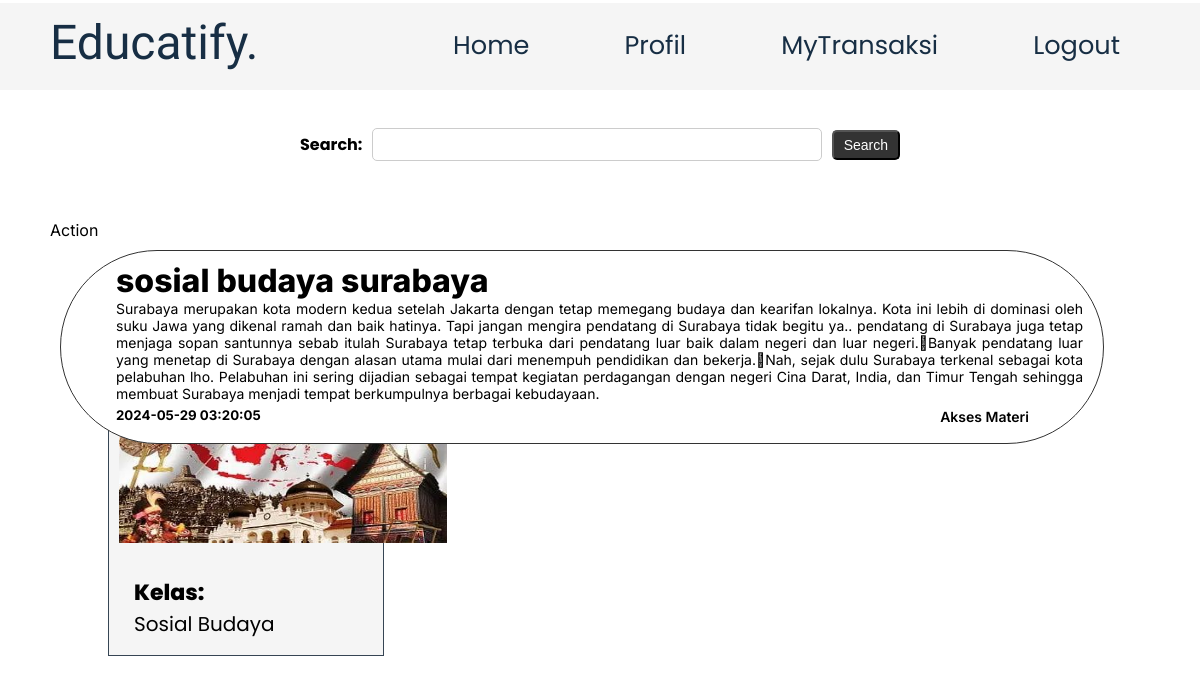
Page /user/kelas.php?id_kelas=16 (signed in) on the committed database.
### tables this page shows
CREATE TABLE `kelas` (
  `id_kelas` int(11) NOT NULL,
  `nama_kelas` varchar(100) NOT NULL,
  `id_user` int(11) NOT NULL,
  `harga` int(30) NOT NULL,
  `image` varchar(100) NOT NULL
);

CREATE TABLE `materi` (
  `id_materi` int(11) NOT NULL,
  `nama_materi` varchar(100) NOT NULL,
  `id_kelas` int(11) NOT NULL,
  `waktu` datetime NOT NULL,
  `rangkuman` text NOT NULL,
  `isi_materi` text NOT NULL,
  `file_materi` varchar(100) NOT NULL
);

### user/kelas.php (the view, shortened to what this page needs)
<!DOCTYPE html>
<html lang="en">
<head>
    <link rel="stylesheet" href="kelas.css">
</head>
<body>
    <?php
    include 'navbaruser.php';
    include '../koneksi.php';
    $id_user = $_SESSION["id_user"];
    $id_kelas = $_GET['id_kelas']; ?>
    <form action="search.php" method="post">
        <label for="search">Search:</label>
        <input type="text" id="search" name="search">
        <input type="submit" value="Search" name="submit">
    </form>
    <?php
    $query_kelas = mysqli_query($mysqli, "SELECT * FROM kelas WHERE id_kelas='$id_kelas'");
    $data_kelas = mysqli_fetch_assoc($query_kelas);
    ?>
    <div class="kotak1">
        <div class="kelas">
            <img src="<?php echo '../admin/uploads/images/' . basename($data_kelas['image']); ?>">
            <br>
            <h3>Kelas:</h3>
            <p><?php echo htmlspecialchars($data_kelas['nama_kelas']); ?></p>
        </div>
    </div>
    <?php
    $sql_join = "SELECT *
            FROM transaksi
            JOIN kelas ON transaksi.id_kelas = kelas.id_kelas
            JOIN user ON transaksi.id_user = user.id_user where transaksi.id_user = $id_user and transaksi.id_kelas = $id_kelas and transaksi.status = 'paid'
            ";
    $query_join = mysqli_query($mysqli, $sql_join) or die(mysqli_error($mysqli));
    $cek = mysqli_num_rows($query_join);
    ?>
    <div class="container">
        <?php if ($cek > 0) {
            echo '<th>Action</th>';
        } ?>
        <?php
        $query_mysqli = mysqli_query($mysqli, "SELECT * FROM materi WHERE id_kelas=$id_kelas");
        while ($data = mysqli_fetch_array($query_mysqli)) {
            ?>
            <div class="materi">
                <h2><?php echo $data["nama_materi"]; ?></h2>
                <?php if ($cek > 0) {
                    echo '<a href="materi.php?id_kelas=' . $id_kelas . '&id_materi=' . $data["id_materi"] . '">Akses Materi</a>';
                } ?>
                <p><?php echo $data["rangkuman"]; ?></p>
                <h5><?php echo $data["waktu"]; ?></h5>
            <?php } ?>
        </div>
    </div>
</body>
</html>

### user/kelas.css (style rules this page uses)
* { margin: 0; padding: 0; box-sizing: border-box; }
html { scroll-behavior: smooth; }
form { display: flex; align-items: center; max-width: 600px; margin: 8rem auto; border-radius: 10px; }
input[type="text"] { width: 100%; padding: 8px; margin-bottom: 10px; border: 1px solid #ccc; border-radius: 5px; }
input[type="submit"] { padding: 5px 10px; background-color: #333; color: white; border-radius: 5px; cursor: pointer; font-size: 14px; margin-bottom: 10px; margin-left: 10px; }
label { margin-right: 10px; font-family: "poppins"; margin-bottom: 10px; font-weight: bold; }
.container { font-family: "inter"; display: grid; grid-template-columns: repeat(1, 1fr); position: absolute; top: 12.5rem; margin: 0 50px 0 50px; justify-content: right; right: 3%; margin-top: 20px; }
.materi { background-color: #fff; border: 1px solid #333; border-radius: 100px; padding: 10px 20px 10px 20px; margin: 10px; }
.materi p, a, h2, h5 { margin-left: 35px; text-align: justify; }
.materi h2 { font-weight: 800; font-size: 32px; }
.materi h5 { margin-bottom: 10px; }
.materi p, a { font-size: 14px; margin-bottom: 5px; text-decoration: none; color: #000; }
.materi a { position: absolute; bottom: 1.5rem; font-weight: 600; right: 8%; }
.kotak1 { height: 20rem; position: absolute; left: 9%; bottom: 9rem; width: 23%; display: grid; border: 1px solid #364554; background-color: #f5f5f5; padding: 50.5px 1px 50px 11px; box-sizing: border-box; }
.kelas { position: absolute; bottom: 1rem; margin: 0 10px 0 10px; align-items: center; }
.kelas img { position: absolute; bottom: 6rem; width: 20.5rem; height: 12rem; }
.kelas h3 { font-size: 22px; font-family: "poppins"; font-weight: 800; margin-left: 15px; }
.kelas p { margin-left: 15px; font-size: 20px; font-family: "poppins"; font-weight: 400; }

### rows in the picture
kelas: image (picture), nama_kelas "Sosial Budaya"
materi: nama_materi "sosial budaya surabaya", rangkuman "Surabaya merupakan kota modern kedua setelah Jakarta dengan tetap memegang budaya dan kearifan lokalnya. Kota ini lebih di dominasi oleh suku Jawa yang dikenal ramah dan baik hatinya. Tapi jangan mengira pendatang di Surabaya tidak begitu ya.. pendatang di Surabaya juga tetap menjaga sopan santunnya sebab itulah Surabaya tetap terbuka dari pendatang luar baik dalam negeri dan luar negeri. Banyak pendatang luar yang menetap di Surabaya dengan alasan utama mulai dari menempuh pendidikan dan bekerja. Nah, sejak dulu Surabaya terkenal sebagai kota pelabuhan lho. Pelabuhan ini sering dijadian sebagai tempat kegiatan perdagangan dengan negeri Cina Darat, India, dan Timur Tengah sehingga membuat…", waktu "2024-05-29 03:20:05"
